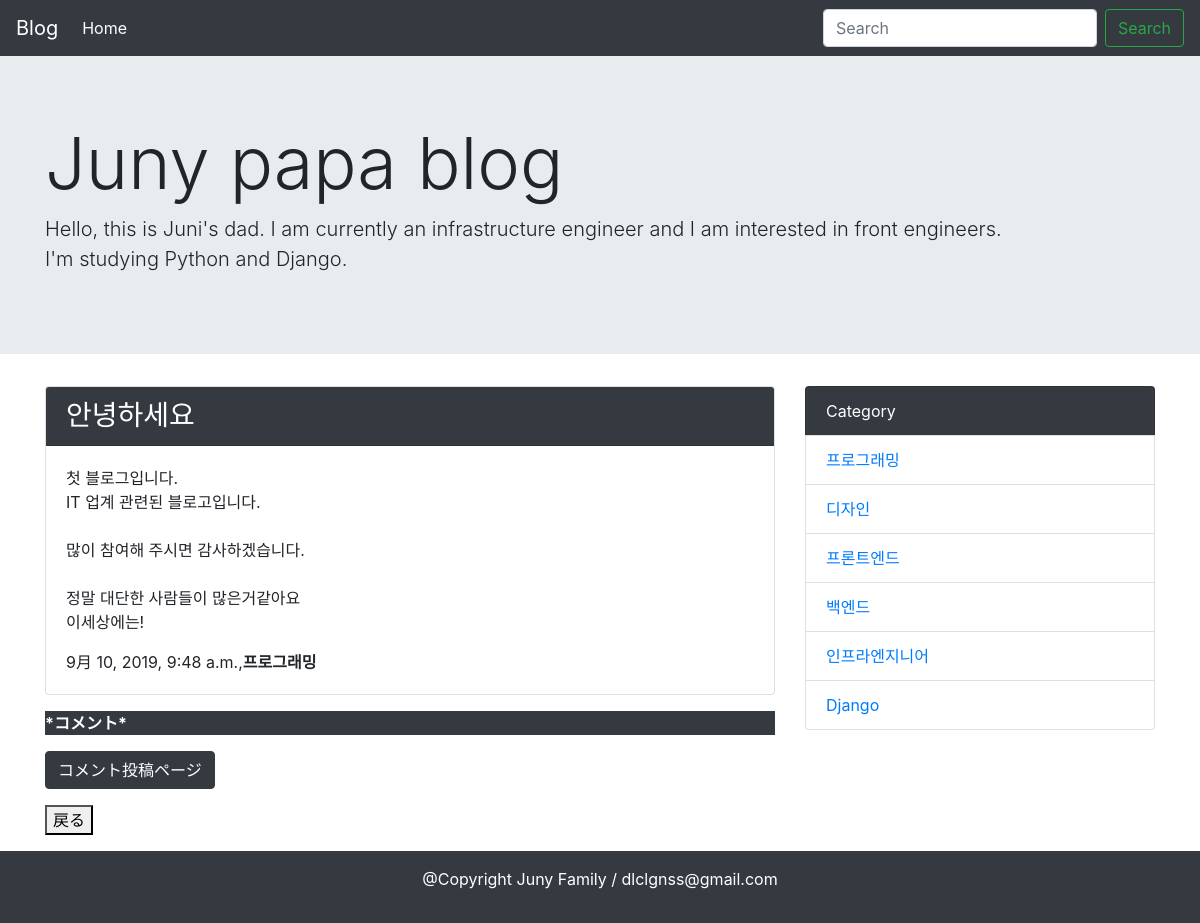
Page /detail/1/ on the committed database.
### blog/models.py (models this page shows, shortened)
class Post(models.Model):
    title = models.CharField('タイトル', max_length = 250)
    text = models.TextField('本文')
    created_at = models.DateTimeField('作成日', default = timezone.now)
    category = models.ForeignKey(
        Category, verbose_name = 'カテゴリ', on_delete = models.PROTECT
    )

class Category(models.Model):
    name = models.CharField('カテゴリ', max_length = 100)
    created_at = models.DateTimeField('作成日', default=timezone.now )
    def __str__(self):
        return self.name

### blog/views.py (the view)
# urls.py: path('detail/<int:pk>/', views.DetailView.as_view(), name='detail'),
class DetailView(generic.DetailView):
    model = Post

### blog/category_common.py (called while the page is built)
def common(request):
    context = {
        'category_list' : Category.objects.all(),
    }
    return context

### blog/templates/blog/post_detail.html (shortened to what this page needs)
{% extends 'blog/base.html' %}
{% block content %}
 <div class="card mb-3">
  <h3 class="card-header bg-dark text-white"> {{post.title}} </h3>
    <div class="card-body">
    <p>{{post.text | linebreaksbr | urlize }}</p>
    <p class="card-text">
      {{ post.created_at}},<b>{{post.category}}</b>
    </p>
  </div>
</div>
<p class='bg-dark text-white'><b>*コメント*</b></p>
<a class="mb-3 btn btn-dark" href=" {% url 'blog:comment' post.pk %} ">コメント投稿ページ</a>
<form action = {% url 'blog:index' %}>
<button class="mb-3">戻る</button>
{% endblock %}

### blog/templates/blog/base.html (shortened to what this page needs)
<!doctype html>
<html lang="ja">
  <head>
    <link rel="stylesheet" href="https://maxcdn.bootstrapcdn.com/bootstrap/4.0.0-beta.2/css/bootstrap.min.css">
  </head>
  <body>
    <nav class="navbar navbar-expand-lg navbar-dark bg-dark">
  <a class="navbar-brand" href="#">Blog</a>
  <div class="collapse navbar-collapse" id="navbarSupportedContent">
    <ul class="navbar-nav mr-auto">
      <li class="nav-item active">
        <a class="nav-link" href=" {% url 'blog:index' %}">Home</a>
      </li>
    </ul>
    <form class="form-inline my-2 my-lg-0" method="GET" action=" {% url 'blog:index' %} ">
      <input class="form-control mr-sm-2" type="text" placeholder="Search" aria-label="Search" name="keyword">
      <button class="btn btn-outline-success my-2 my-sm-0" type="submit">Search</button>
    </form>
  </div>
</nav>
  <div class="jumbotron jumbotron-fluid">
  <div class="container">
    <h1 class="display-3">Juny papa blog</h1>
    <p class="lead">Hello, this is Juni's dad.
      I am currently an infrastructure engineer and I am interested in front engineers.<br>
      I'm studying Python and Django.</p>
  </div>
</div>
    <div class="container">
      <div class="row">
        <div class="col-md-8">
          {% block content %}{% endblock content %}
        </div>
        <div class="col-md-4 mb-3">
          <ul class="list-group">
            <li class="list-group-item bg-dark text-white ">Category</li>
            {% for category in category_list %}
            <li class="list-group-item"> <a href=" {% url 'blog:category' category.pk %} "> {{category}} </a></li>
            {% endfor %}
          </ul>
        </div>
      </div>
    </div>
    <footer class='bg-dark text-white text-center py-3'>
      <p>@Copyright Juny Family / dlclgnss@gmail.com </p>
    </footer>
  </body>
</html>

### rows in the picture
Post: title "안녕하세요", text "첫 블로그입니다. IT 업계 관련된 블로고입니다. 많이 참여해 주시면 감사하겠습니다. 정말 대단한 사람들이 많은거같아요 이세상에는!", created_at "9月 10, 2019, 9:48 a.m.", category "프로그래밍"
Category: name "프로그래밍"
Category: name "디자인"
Category: name "프론트엔드"
Category: name "백엔드"
Category: name "인프라엔지니어"
Category: name "Django"
